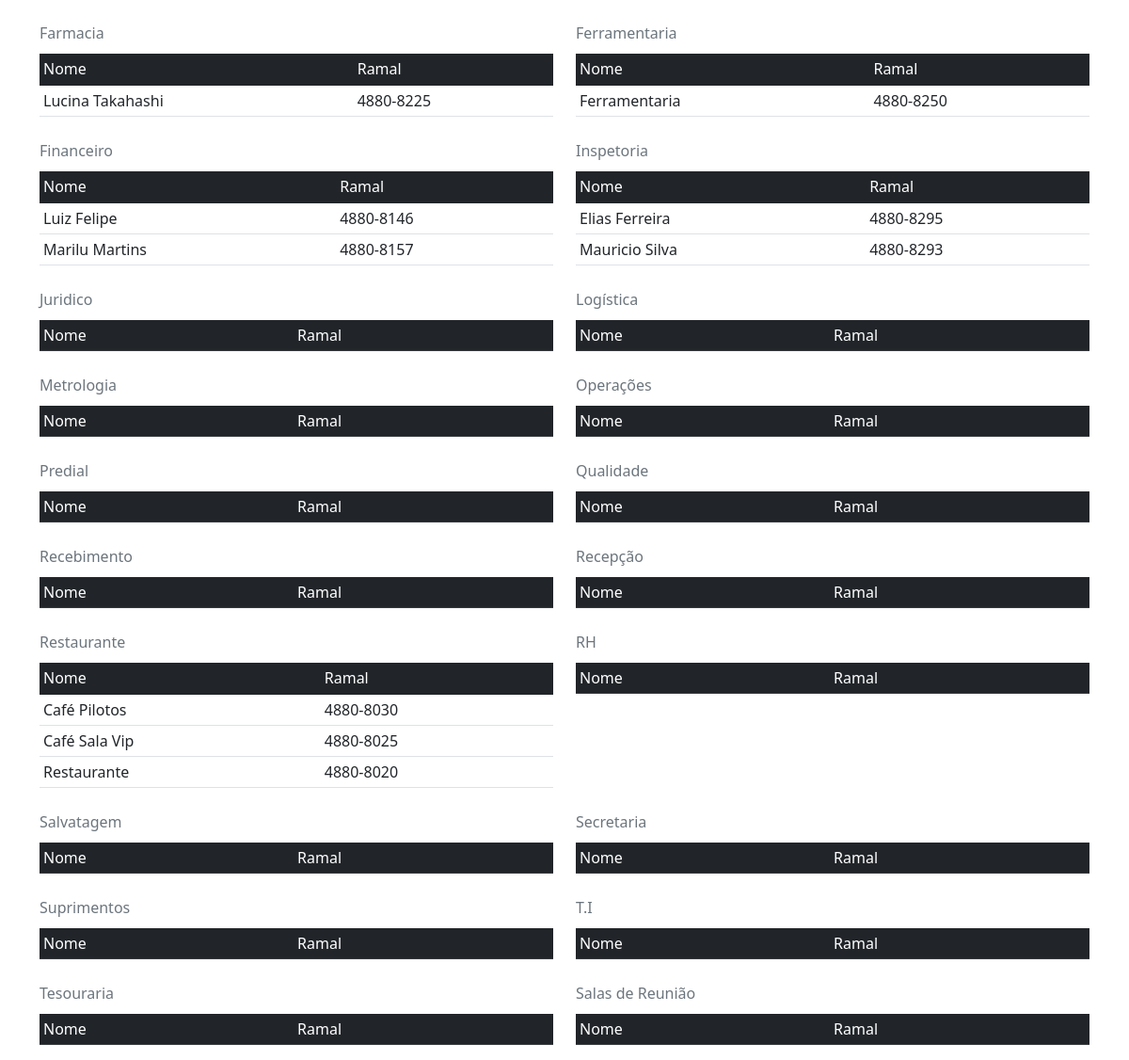
The app's page /conect/index.php (lower part), older data.
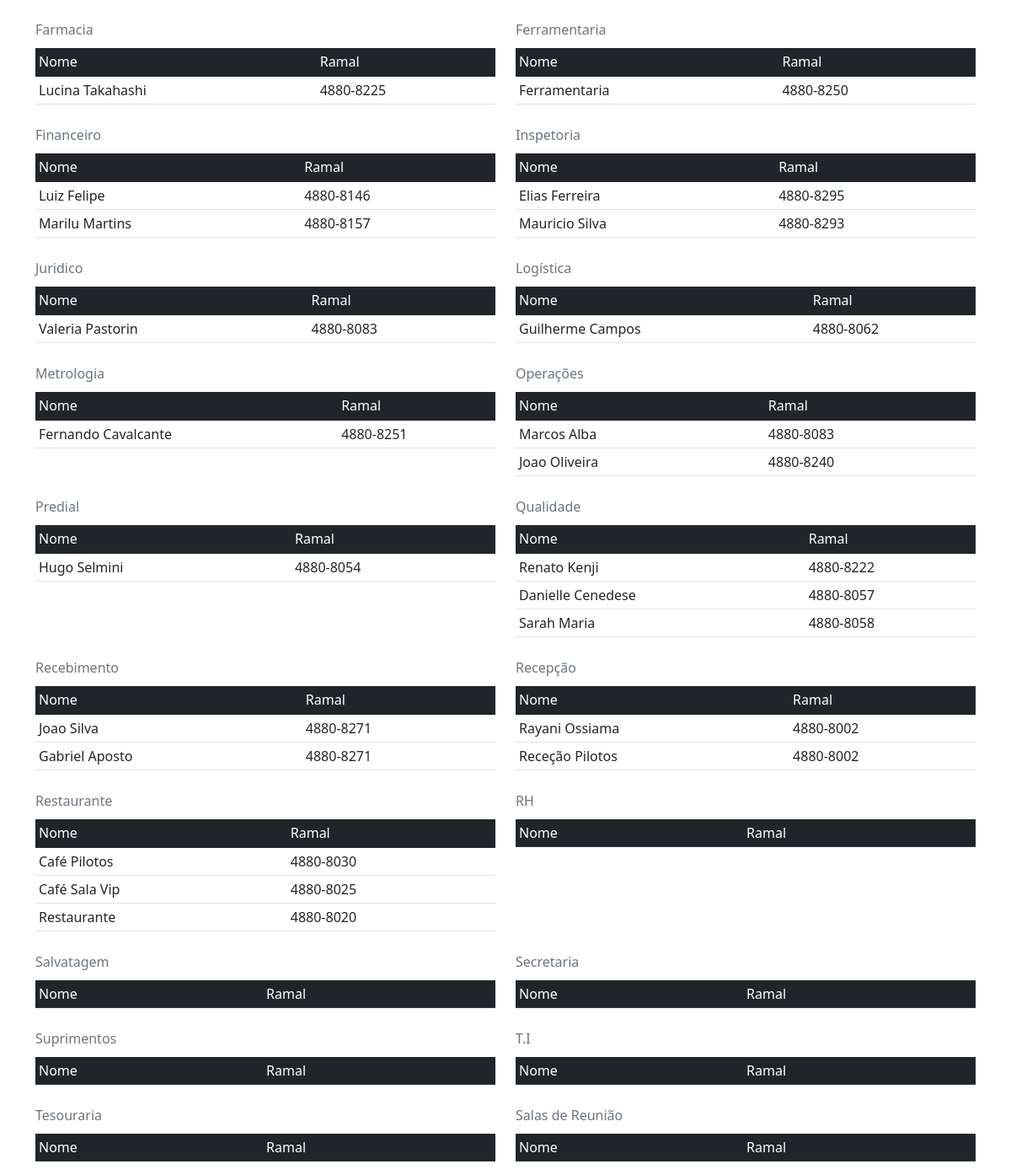
The same page, newer data.
### tables this page shows
create table farmacia (
id int not null auto_increment,
nome varchar (30) not null,
ramal char (9) not null,
primary key (id)
)default charset = utf8mb4;

create table ferramentaria (
id int not null auto_increment,
nome varchar (30) not null,
ramal char (9) not null,
primary key (id)
)default charset = utf8mb4;

create table fiscal (
id int not null auto_increment,
nome varchar (30) not null,
ramal char (9) not null,
primary key (id)
)default charset = utf8mb4;

create table inspetoria (
id int not null auto_increment,
nome varchar (30) not null,
ramal char (9) not null,
primary key (id)
)default charset = utf8mb4;

create table restaurante (
id int not null auto_increment,
nome varchar (30) not null,
ramal char (9) not null,
primary key (id)
)default charset = utf8mb4;

create table juridico (
id int not null auto_increment,
nome varchar (30) not null,
ramal char (9) not null,
primary key (id)
)default charset = utf8mb4;

create table logistica (
id int not null auto_increment,
nome varchar (30) not null,
ramal char (9) not null,
primary key (id)
)default charset = utf8mb4;

create table metrologia (
id int not null auto_increment,
nome varchar (30) not null,
ramal char (9) not null,
primary key (id)
)default charset = utf8mb4;

create table operacoes (
id int not null auto_increment,
nome varchar (30) not null,
ramal char (9) not null,
primary key (id)
)default charset = utf8mb4;

create table predial (
id int not null auto_increment,
nome varchar (30) not null,
ramal char (9) not null,
primary key (id)
)default charset = utf8mb4;

create table qualidade (
id int not null auto_increment,
nome varchar (30) not null,
ramal char (9) not null,
primary key (id)
)default charset = utf8mb4;

create table recebimento (
id int not null auto_increment,
nome varchar (30) not null,
ramal char (9) not null,
primary key (id)
)default charset = utf8mb4;

create table recepcao (
id int not null auto_increment,
nome varchar (30) not null,
ramal char (9) not null,
primary key (id)
)default charset = utf8mb4;

### conect/index.php (the view, shortened to what the changed rows need)
<?php
include ("C:\wamp64\www\conect\conexao.php");
$consulta13 = "SELECT * FROM farmacia";
$con13 = $mysqli -> query($consulta13) or die($mysqli -> error);
$consulta14 = "SELECT * FROM ferramentaria";
$con14 = $mysqli -> query($consulta14) or die($mysqli -> error);
$consulta15 = "SELECT * FROM fiscal";
$con15 = $mysqli -> query($consulta15) or die($mysqli -> error);
$consulta16 = "SELECT * FROM inspetoria ";
$con16 = $mysqli -> query($consulta16) or die($mysqli -> error);
$consulta17 = "SELECT * FROM juridico";
$con17 = $mysqli -> query($consulta17) or die($mysqli -> error);
$consulta18 = "SELECT * FROM logistica";
$con18 = $mysqli -> query($consulta18) or die($mysqli -> error);
$consulta19 = "SELECT * FROM metrologia";
$con19 = $mysqli -> query($consulta19) or die($mysqli -> error);
$consulta20 = "SELECT * FROM operacoes";
$con20 = $mysqli -> query($consulta20) or die($mysqli -> error);
$consulta21 = "SELECT * FROM predial";
$con21 = $mysqli -> query($consulta21) or die($mysqli -> error);
$consulta22 = "SELECT * FROM qualidade";
$con22 = $mysqli -> query($consulta22) or die($mysqli -> error);
$consulta23 = "SELECT * FROM recebimento";
$con23 = $mysqli -> query($consulta23) or die($mysqli -> error);
$consulta24 = "SELECT * FROM recepcao";
$con24 = $mysqli -> query($consulta24) or die($mysqli -> error);
$consulta25 = "SELECT * FROM restaurante";
$con25 = $mysqli -> query($consulta25) or die($mysqli -> error);
?>
<!DOCTYPE html>
<html lang="en">
<head>
    <link href="Bootstrap/css/bootstrap.css" rel="stylesheet" type="text/css">
</head>
<body>
<div class="container">
 <div class="row">
<div class="col-lg-6 ">
    <table class="table table-hover table-sm caption-top">
      <caption class="justify-content-center">Farmacia</caption>
        <thead class="table-dark">
        <tr>
            <td>Nome</td>
            <td>Ramal</td>
        </tr>
        </thead>
        <?php while ($dado = $con13 -> fetch_array()){ ?>
        <tr>
            <td><?php echo $dado["nome"]; ?></td>
            <td><?php echo $dado["ramal"]; ?></td>
        </tr>
        <?php } ?>
    </table>
  </div>
<div class="col-lg-6 ">
    <table class="table table-hover table-sm caption-top">
      <caption class="justify-content-center">Ferramentaria</caption>
        <thead class="table-dark">
        <tr>
            <td>Nome</td>
            <td>Ramal</td>
        </tr>
        </thead>
        <?php while ($dado = $con14 -> fetch_array()){ ?>
        <tr>
            <td><?php echo $dado["nome"]; ?></td>
            <td><?php echo $dado["ramal"]; ?></td>
        </tr>
        <?php } ?>
    </table>
  </div>
<div class="col-lg-6 ">
    <table class="table table-hover table-sm caption-top">
      <caption class="justify-content-center">Financeiro</caption>
        <thead class="table-dark">
        <tr>
            <td>Nome</td>
            <td>Ramal</td>
        </tr>
        </thead>
        <?php while ($dado = $con15 -> fetch_array()){ ?>
        <tr>
            <td><?php echo $dado["nome"]; ?></td>
            <td><?php echo $dado["ramal"]; ?></td>
        </tr>
        <?php } ?>
    </table>
  </div>
<div class="col-lg-6 ">
    <table class="table table-hover table-sm caption-top">
      <caption class="justify-content-center">Inspetoria </caption>
        <thead class="table-dark">
        <tr>
            <td>Nome</td>
            <td>Ramal</td>
        </tr>
        </thead>
        <?php while ($dado = $con16 -> fetch_array()){ ?>
        <tr>
            <td><?php echo $dado["nome"]; ?></td>
            <td><?php echo $dado["ramal"]; ?></td>
        </tr>
        <?php } ?>
    </table>
  </div>
<div class="col-lg-6 ">
    <table class="table table-hover table-sm caption-top">
      <caption class="justify-content-center">Juridico</caption>
        <thead class="table-dark">
        <tr>
            <td>Nome</td>
            <td>Ramal</td>
        </tr>
        </thead>
        <?php while ($dado = $con17 -> fetch_array()){ ?>
        <tr>
            <td><?php echo $dado["nome"]; ?></td>
            <td><?php echo $dado["ramal"]; ?></td>
        </tr>
        <?php } ?>
    </table>
  </div>
<div class="col-lg-6 ">
    <table class="table table-hover table-sm caption-top">
      <caption class="justify-content-center">Logística</caption>
        <thead class="table-dark">
        <tr>
            <td>Nome</td>
            <td>Ramal</td>
        </tr>
        </thead>
        <?php while ($dado = $con18 -> fetch_array()){ ?>
        <tr>
            <td><?php echo $dado["nome"]; ?></td>
            <td><?php echo $dado["ramal"]; ?></td>
        </tr>
        <?php } ?>
    </table>
  </div>
<div class="col-lg-6 ">
    <table class="table table-hover table-sm caption-top">
      <caption class="justify-content-center">Metrologia</caption>
        <thead class="table-dark">
        <tr>
            <td>Nome</td>
            <td>Ramal</td>
        </tr>
        </thead>
        <?php while ($dado = $con19 -> fetch_array()){ ?>
        <tr>
            <td><?php echo $dado["nome"]; ?></td>
            <td><?php echo $dado["ramal"]; ?></td>
        </tr>
        <?php } ?>
    </table>
  </div>
<div class="col-lg-6 ">
    <table class="table table-hover table-sm caption-top">
      <caption class="justify-content-center">Operações</caption>
        <thead class="table-dark">
        <tr>
            <td>Nome</td>
            <td>Ramal</td>
        </tr>
        </thead>
        <?php while ($dado = $con20 -> fetch_array()){ ?>
        <tr>
            <td><?php echo $dado["nome"]; ?></td>
            <td><?php echo $dado["ramal"]; ?></td>
        </tr>
        <?php } ?>
    </table>
  </div>
<div class="col-lg-6 ">
    <table class="table table-hover table-sm caption-top">
      <caption class="justify-content-center">Predial</caption>
        <thead class="table-dark">
        <tr>
            <td>Nome</td>
            <td>Ramal</td>
        </tr>
        </thead>
        <?php while ($dado = $con21 -> fetch_array()){ ?>
        <tr>
            <td><?php echo $dado["nome"]; ?></td>
            <td><?php echo $dado["ramal"]; ?></td>
        </tr>
        <?php } ?>
    </table>
  </div>
<div class="col-lg-6 ">
    <table class="table table-hover table-sm caption-top">
      <caption class="justify-content-center">Qualidade </caption>
        <thead class="table-dark">
        <tr>
            <td>Nome</td>
            <td>Ramal</td>
        </tr>
        </thead>
        <?php while ($dado = $con22 -> fetch_array()){ ?>
        <tr>
            <td><?php echo $dado["nome"]; ?></td>
            <td><?php echo $dado["ramal"]; ?></td>
        </tr>
        <?php } ?>
    </table>
  </div>
<div class="col-lg-6 ">
    <table class="table table-hover table-sm caption-top">
      <caption class="justify-content-center">Recebimento</caption>
        <thead class="table-dark">
        <tr>
            <td>Nome</td>
            <td>Ramal</td>
        </tr>
        </thead>
        <?php while ($dado = $con23 -> fetch_array()){ ?>
        <tr>
            <td><?php echo $dado["nome"]; ?></td>
            <td><?php echo $dado["ramal"]; ?></td>
        </tr>
        <?php } ?>
    </table>
  </div>
<div class="col-lg-6 ">
    <table class="table table-hover table-sm caption-top">
      <caption class="justify-content-center">Recepção</caption>
        <thead class="table-dark">
        <tr>
            <td>Nome</td>
            <td>Ramal</td>
        </tr>
        </thead>
        <?php while ($dado = $con24 -> fetch_array()){ ?>
        <tr>
            <td><?php echo $dado["nome"]; ?></td>
            <td><?php echo $dado["ramal"]; ?></td>
        </tr>
        <?php } ?>
    </table>
  </div>
<div class="col-lg-6 ">
    <table class="table table-hover table-sm caption-top">
      <caption class="justify-content-center">Restaurante </caption>
        <thead class="table-dark">
        <tr>
            <td>Nome</td>
            <td>Ramal</td>
        </tr>
        </thead>
        <?php while ($dado = $con25 -> fetch_array()){ ?>
        <tr>
            <td><?php echo $dado["nome"]; ?></td>
            <td><?php echo $dado["ramal"]; ?></td>
        </tr>
        <?php } ?>
    </table>
  </div>
<div class="col-lg-6 ">
    <table class="table table-hover table-sm caption-top">
      <caption class="justify-content-center">RH</caption>
        <thead class="table-dark">
        <tr>
            <td>Nome</td>
            <td>Ramal</td>
        </tr>
        </thead>
    </table>
  </div>
<div class="col-lg-6 ">
    <table class="table table-hover table-sm caption-top">
      <caption class="justify-content-center">Salvatagem</caption>
        <thead class="table-dark">
        <tr>
            <td>Nome</td>
            <td>Ramal</td>
        </tr>
        </thead>
    </table>
  </div>
<div class="col-lg-6 ">
    <table class="table table-hover table-sm caption-top">
      <caption class="justify-content-center">Secretaria</caption>
        <thead class="table-dark">
        <tr>
            <td>Nome</td>
            <td>Ramal</td>
        </tr>
        </thead>
    </table>
  </div>
<div class="col-lg-6 ">
    <table class="table table-hover table-sm caption-top">
      <caption class="justify-content-center">Suprimentos</caption>
        <thead class="table-dark">
        <tr>
            <td>Nome</td>
            <td>Ramal</td>
        </tr>
        </thead>
    </table>
  </div>
<div class="col-lg-6 ">
    <table class="table table-hover table-sm caption-top">
      <caption class="justify-content-center">T.I</caption>
        <thead class="table-dark">
        <tr>
            <td>Nome</td>
            <td>Ramal</td>
        </tr>
        </thead>
    </table>
  </div>
<div class="col-lg-6 ">
    <table class="table table-hover table-sm caption-top">
      <caption class="justify-content-center">Tesouraria</caption>
        <thead class="table-dark">
        <tr>
            <td>Nome</td>
            <td>Ramal</td>
        </tr>
        </thead>
    </table>
  </div>
  <div class="col-lg-6 ">
    <table class="table table-hover table-sm caption-top">
      <caption class="justify-content-center">Salas de Reunião</caption>
        <thead class="table-dark">
        <tr>
            <td>Nome</td>
            <td>Ramal</td>
        </tr>
        </thead>
    </table>
  </div>
 </div>
</div>
</body>
</html>

Row changes from the older to the newer data that the page shows:
added juridico: nome "Valeria Pastorin", ramal "4880-8083"
added logistica: nome "Guilherme Campos", ramal "4880-8062"
added metrologia: nome "Fernando Cavalcante", ramal "4880-8251"
added operacoes: nome "Marcos Alba", ramal "4880-8083"
added operacoes: nome "Joao Oliveira", ramal "4880-8240"
added predial: nome "Hugo Selmini", ramal "4880-8054"
added qualidade: nome "Renato Kenji", ramal "4880-8222"
added qualidade: nome "Danielle Cenedese", ramal "4880-8057"
added qualidade: nome "Sarah Maria", ramal "4880-8058"
added recebimento: nome "Joao Silva", ramal "4880-8271"
added recebimento: nome "Gabriel Aposto", ramal "4880-8271"
added recepcao: nome "Rayani Ossiama", ramal "4880-8002"
added recepcao: nome "Receção Pilotos", ramal "4880-8002"
